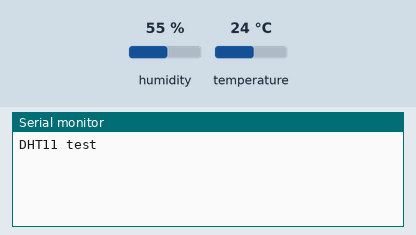
Recording of a sketch running on a simulated ESP32. On the bench: the last lines printed to the serial monitor. Inputs (shaded band) come from the test bench; at power-on: humidity 55 %, temperature 24 °C.

Above: at 1.3 s.
1.4 s: humidity set to 22 %
At 3.4 s:
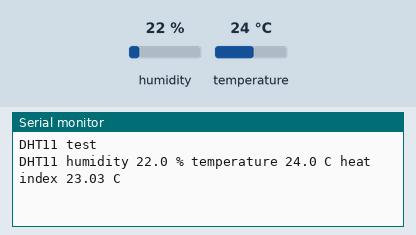
5.8 s: temperature set to 12 °C
At 7.1 s:
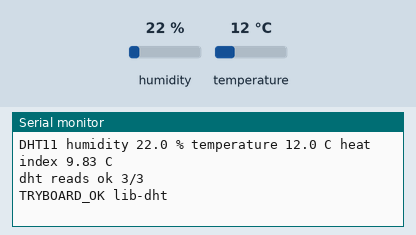
8.9 s: humidity set to 40 %
At 12.1 s:
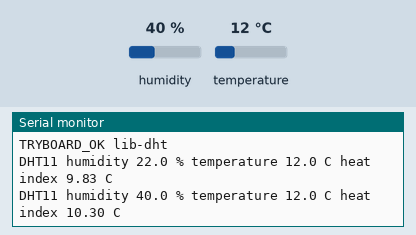
Timing chart, 0 to 13.6 s (numbered marks = the images above; inputs shaded):
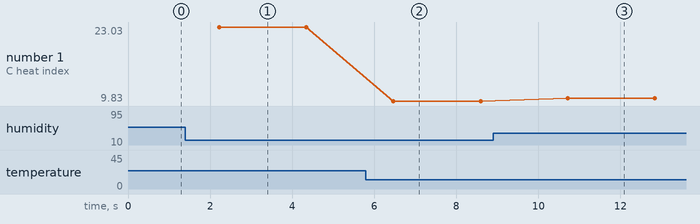

The sketch:

lib-dht.ino
```cpp
// F-08a: Adafruit DHT sensor library (MIT), after the library's DHTtester example; DHT11 data on GPIO5.
#include "DHT.h"

DHT dht(5, DHT11);
int ok = 0;

void setup() {
  Serial.begin(115200);
  delay(100);
  Serial.println("DHT11 test");
  dht.begin();
}

void loop() {
  static int n = 0;
  delay(2100);
  float h = dht.readHumidity();
  float t = dht.readTemperature();
  if (isnan(h) || isnan(t)) {
    Serial.println("Failed to read from DHT sensor!");
  } else {
    ok++;
    Serial.printf("DHT11 humidity %.1f %% temperature %.1f C heat index %.2f C\n", h, t, dht.computeHeatIndex(t, h, false));
  }
  if (++n == 3) Serial.printf("dht reads ok %d/3\n%s\n", ok, ok == 3 ? "TRYBOARD_OK lib-dht" : "dht failed");
}
```

Measured:
- after the input at 1.4 s, the serial monitor: prints a new line after 0.82 s (image 1)
- after the input at 5.8 s, the serial monitor: prints a new line after 0.67 s (image 2)
- after the input at 8.9 s, the serial monitor: prints a new line after 1.8 s (image 3)
- plotted number 1: 23.03 → 9.83 after the input at 5.8 s, 9.83 → 10.3 after the input at 8.9 s
